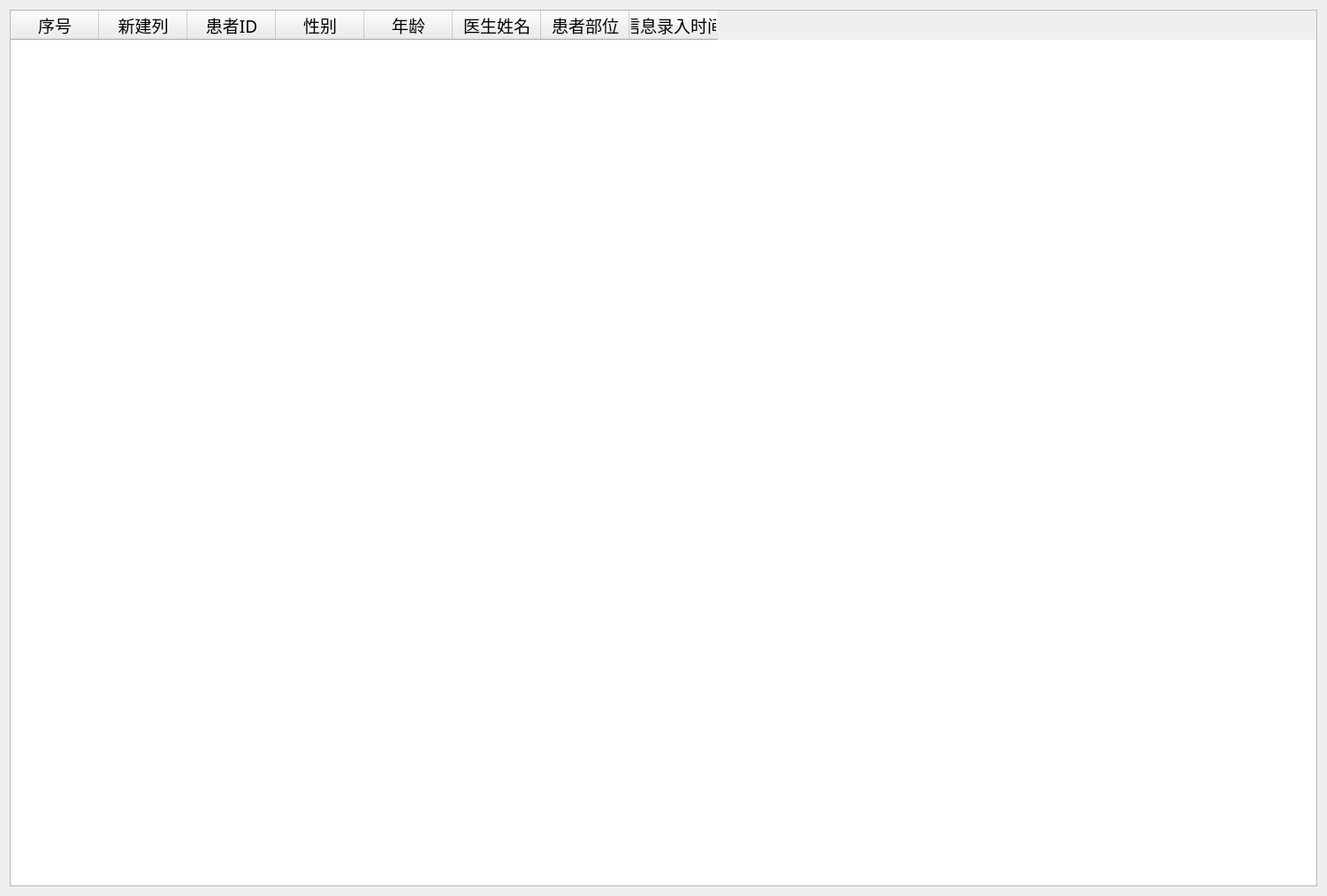
<?xml version="1.0" encoding="UTF-8"?>
<ui version="4.0">
 <class>QMedicalRecordManagementEditor</class>
 <widget class="QWidget" name="QMedicalRecordManagementEditor">
  <property name="geometry">
   <rect>
    <x>0</x>
    <y>0</y>
    <width>1501</width>
    <height>1014</height>
   </rect>
  </property>
  <property name="minimumSize">
   <size>
    <width>0</width>
    <height>0</height>
   </size>
  </property>
  <property name="font">
   <font>
    <family>黑体</family>
    <pointsize>14</pointsize>
   </font>
  </property>
  <property name="focusPolicy">
   <enum>Qt::StrongFocus</enum>
  </property>
  <property name="windowTitle">
   <string>QmitkTemplate</string>
  </property>
  <property name="styleSheet">
   <string notr="true"/>
  </property>
  <layout class="QVBoxLayout" name="verticalLayout">
   <item>
    <widget class="QTableWidget" name="tableWidget">
     <property name="font">
      <font>
       <family>黑体</family>
       <pointsize>14</pointsize>
       <weight>50</weight>
       <italic>false</italic>
       <bold>false</bold>
      </font>
     </property>
     <property name="focusPolicy">
      <enum>Qt::StrongFocus</enum>
     </property>
     <property name="styleSheet">
      <string notr="true"/>
     </property>
     <property name="editTriggers">
      <set>QAbstractItemView::NoEditTriggers</set>
     </property>
     <property name="selectionMode">
      <enum>QAbstractItemView::SingleSelection</enum>
     </property>
     <property name="selectionBehavior">
      <enum>QAbstractItemView::SelectRows</enum>
     </property>
     <attribute name="horizontalHeaderVisible">
      <bool>true</bool>
     </attribute>
     <attribute name="verticalHeaderVisible">
      <bool>false</bool>
     </attribute>
     <column>
      <property name="text">
       <string>序号</string>
      </property>
     </column>
     <column>
      <property name="text">
       <string>新建列</string>
      </property>
     </column>
     <column>
      <property name="text">
       <string>患者ID</string>
      </property>
     </column>
     <column>
      <property name="text">
       <string>性别</string>
      </property>
     </column>
     <column>
      <property name="text">
       <string>年龄</string>
      </property>
     </column>
     <column>
      <property name="text">
       <string>医生姓名</string>
      </property>
     </column>
     <column>
      <property name="text">
       <string>患者部位</string>
      </property>
     </column>
     <column>
      <property name="text">
       <string>信息录入时间</string>
      </property>
     </column>
    </widget>
   </item>
  </layout>
 </widget>
 <layoutdefault spacing="6" margin="11"/>
 <resources>
  <include location="../resources/resources.qrc"/>
 </resources>
 <connections/>
</ui>
